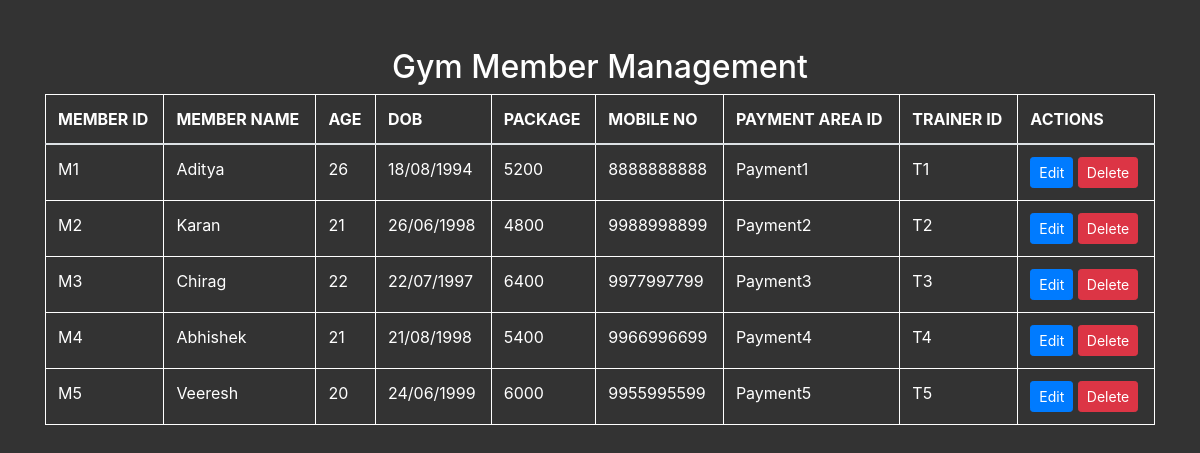
The app's page /websitecodes/manage_member.php with its own data.
### tables this page shows
CREATE TABLE `member` (
  `mem_id` varchar(20) NOT NULL,
  `name` varchar(30) DEFAULT NULL,
  `dob` varchar(20) DEFAULT NULL,
  `age` varchar(20) DEFAULT NULL,
  `package` varchar(10) DEFAULT NULL,
  `mobileno` varchar(10) DEFAULT NULL,
  `pay_id` varchar(20) DEFAULT NULL,
  `trainer_id` varchar(20) DEFAULT NULL
);

### websitecodes/manage_member.php (the view, shortened to what this page needs)
<!DOCTYPE html>
<html lang="en">
<head>
    <link rel="stylesheet" href="https://maxcdn.bootstrapcdn.com/bootstrap/4.5.2/css/bootstrap.min.css">
</head>
<body>
    <div class="container mt-5">
        <h2 class="text-center">Gym Member Management</h2>
        <table class="table table-bordered table-hover">
            <thead>
                <tr>
                    <th>MEMBER ID</th>
                    <th>MEMBER NAME</th>
                    <th>AGE</th>
                    <th>DOB</th>
                    <th>PACKAGE</th>
                    <th>MOBILE NO</th>
                    <th>PAYMENT AREA ID</th>
                    <th>TRAINER ID</th>
                    <th>ACTIONS</th>
                </tr>
            </thead>
            <tbody>
                <?php
                require('db.php');
                $all = "SELECT * FROM member";
                $all_query = mysqli_query($conn, $all);
                if (mysqli_num_rows($all_query) > 0) {
                    while ($row = mysqli_fetch_assoc($all_query)) {
                        echo "<tr>";
                        echo "<td>" . $row['mem_id'] . "</td>";
                        echo "<td>" . $row['name'] . "</td>";
                        echo "<td>" . $row['age'] . "</td>";
                        echo "<td>" . $row['dob'] . "</td>";
                        echo "<td>" . $row['package'] . "</td>";
                        echo "<td>" . $row['mobileno'] . "</td>";
                        echo "<td>" . $row['pay_id'] . "</td>";
                        echo "<td>" . $row['trainer_id'] . "</td>";
                        echo "<td>
                                <a href='edit_member.php?id=" . $row['mem_id'] . "' class='btn btn-primary btn-sm'>Edit</a>
                                <a href='delete_member.php?id=" . $row['mem_id'] . "' class='btn btn-danger btn-sm' onclick=\"return confirm('Are you sure you want to delete this member?');\">Delete</a>
                              </td>";
                        echo "</tr>";
                    }
                } else {
                    echo "<tr><td colspan='9' class='text-center'>No members found.</td></tr>";
                }
                ?>
            </tbody>
        </table>
    </div>
</body>
</html>

### websitecodes/manage_member.php (style rules this page uses)
body { background-color: #333; color: white; }
.table { color: white; border-color: white; }
.table th, .table td { border: 1px solid white; }
.btn { color: white; }
.btn-primary { background-color: #007bff; border-color: #007bff; }
.btn-danger { background-color: #dc3545; border-color: #dc3545; }

### records on screen
member: mem_id "M1", name "Aditya", age "26", dob "18/08/1994", package "5200", mobileno "8888888888", pay "Payment1", trainer "T1"
member: mem_id "M2", name "Karan", age "21", dob "26/06/1998", package "4800", mobileno "9988998899", pay "Payment2", trainer "T2"
member: mem_id "M3", name "Chirag", age "22", dob "22/07/1997", package "6400", mobileno "9977997799", pay "Payment3", trainer "T3"
member: mem_id "M4", name "Abhishek", age "21", dob "21/08/1998", package "5400", mobileno "9966996699", pay "Payment4", trainer "T4"
member: mem_id "M5", name "Veeresh", age "20", dob "24/06/1999", package "6000", mobileno "9955995599", pay "Payment5", trainer "T5"
